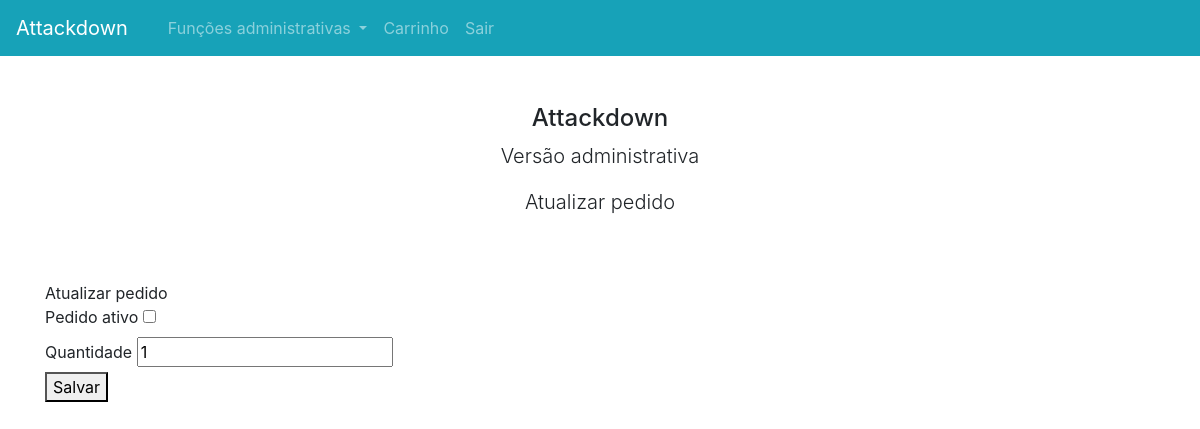
Page /pedidos/editar/2 on the earlier database version.
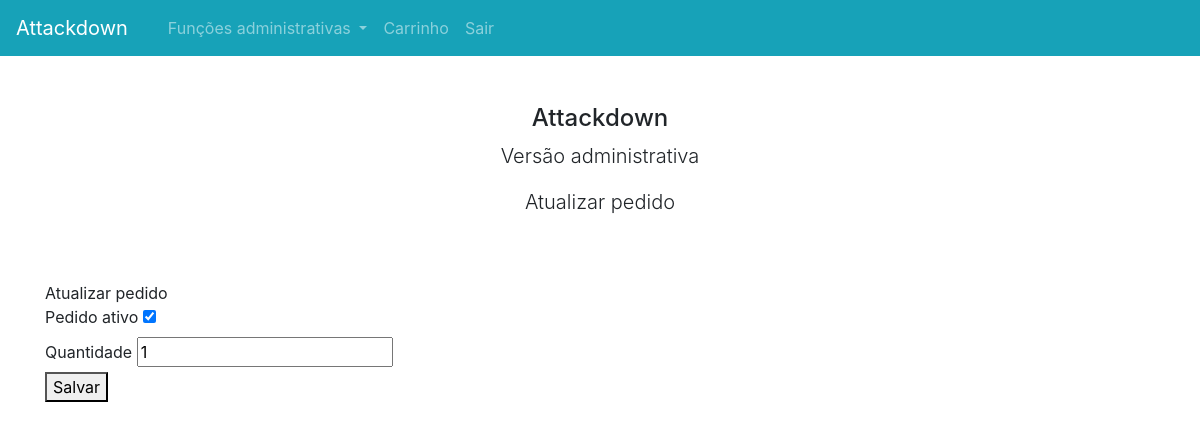
Same page on the later database version.
### pedido/models.py (models this page shows)
class Pedido(models.Model):
    idPedido = models.AutoField(primary_key=True)
    nomeFuncionario = models.ForeignKey(Account, default=None, on_delete=models.DO_NOTHING, null=True)
    dataPedido = models.DateField()
    status = models.BooleanField()
    valorTotal = models.DecimalField(max_digits=7, decimal_places=2, null=True)
    produto = models.ManyToManyField(Produto)
    quantidade = models.IntegerField(default=1)

### pedido/views.py (the view)
# urls.py: path('editar/<str:cod_pedido>', views.editar_pedido, name="editar-pedido")
def editar_pedido(request, cod_pedido):
    context = {}
    pedido_editar = get_object_or_404(Pedido, idPedido=cod_pedido)
    if request.POST:
        form = EditarPedido(request.POST, instance=pedido_editar)
        if form.is_valid():
            pedido_editar = form.save()
            pedido_editar.save()
            return redirect("/pedidos/lista")
    else:
        form = EditarPedido(instance=pedido_editar)
        context['form'] = form
    return render(request, 'editar-pedido.html', context)

### pedido/forms.py
class EditarPedido(forms.ModelForm):
    status = forms.BooleanField(initial=False, required=False)
    quantidade = forms.IntegerField(min_value=1)
    class Meta:
        model = Pedido
        fields = ("status", "quantidade")

### templates/editar-pedido.html (shortened to what this page needs)
{% extends "base.html" %}
{% block conteudo %}
{% block titulobody %}Atualizar pedido{%endblock titulobody %}
    <form method="POST">{% csrf_token %}
        <label>Pedido ativo</label>
        {{ form.status }}<br>
        <label>Quantidade</label>
        {{ form.quantidade }}<br>
        <button>Salvar</button>
    </form>
{% endblock conteudo %}

Differences in the rows shown:
changed Pedido: status "☐" → "☑"
